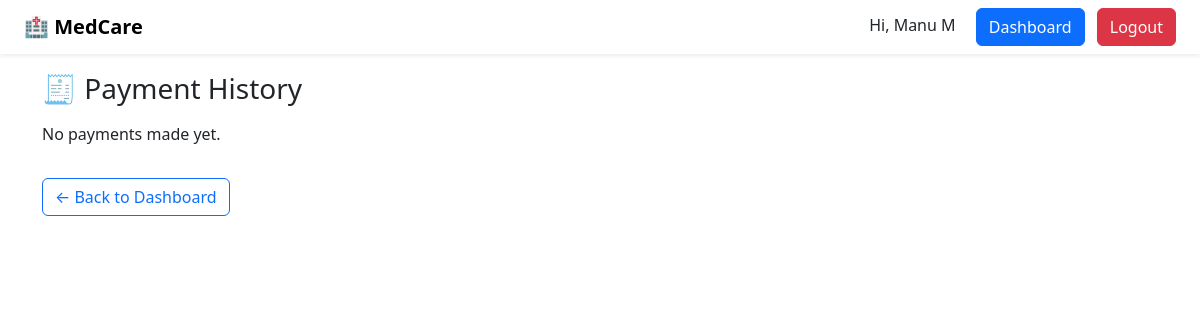
Page /patient/payment-history/ (signed in) on the earlier database version.
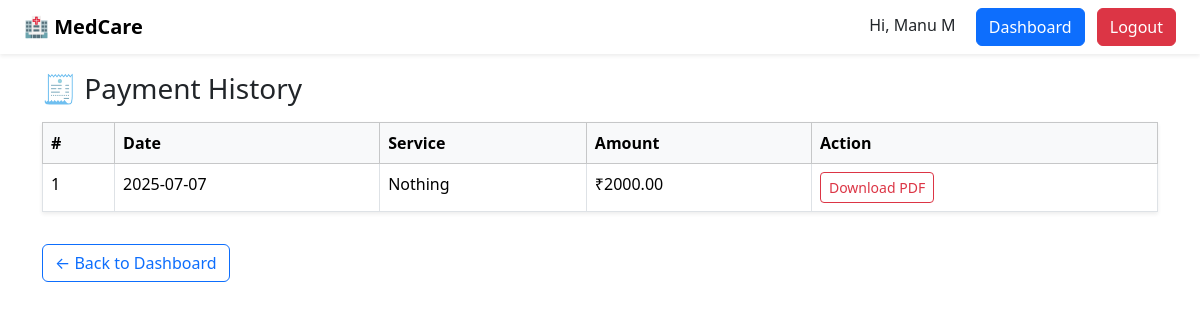
Same page on the later database version.
### core/models.py (models this page shows, shortened)
class Billing(models.Model):
    patient = models.ForeignKey(Patient, on_delete=models.CASCADE)
    date = models.DateField(auto_now_add=True)
    service = models.CharField(max_length=255)
    amount = models.DecimalField(max_digits=10, decimal_places=2)

### core/views.py (the view)
# urls.py: path('patient/payment-history/', views.patient_payment_history,
@login_required
def patient_payment_history(request):
    if request.user.userprofile.role != 'patient':
        return redirect('dashboard')
    bills = Billing.objects.filter(
        patient=request.user.patient).order_by('-date')
    return render(request, 'patient_payment_history.html', {'bills': bills})

### core/templates/patient_payment_history.html
{% extends 'base.html' %} {% block content %}
<div class="container mt-4 pt-5">
  <h3 class="mb-3">🧾 Payment History</h3>
  {% if bills %}
  <table class="table table-bordered shadow-sm bg-white">
    <thead class="table-light">
      <tr>
        <th>#</th>
        <th>Date</th>
        <th>Service</th>
        <th>Amount</th>
        <th>Action</th>
      </tr>
    </thead>
    <tbody>
      {% for bill in bills %}
      <tr>
        <td>{{ forloop.counter }}</td>
        <td>{{ bill.date|date:"Y-m-d" }}</td>
        <td>{{ bill.service }}</td>
        <td>₹{{ bill.amount }}</td>
        <td>
          <a
            href="{% url 'export_bill_pdf' bill.id %}"
            class="btn btn-sm btn-outline-danger"
          >
            Download PDF
          </a>
        </td>
      </tr>
      {% endfor %}
    </tbody>
  </table>
  {% else %}
  <p>No payments made yet.</p>
  {% endif %}
  <a href="{% url 'dashboard' %}" class="btn btn-outline-primary mt-3">
    ← Back to Dashboard
  </a>
</div>
{% endblock %}

Differences in the rows shown:
added Billing: date "2025-07-07", service "Nothing", amount "2000.00"
Other differences:
text no longer shown: "No payments made yet."
text now shown: "# Date Service Amount Action"
